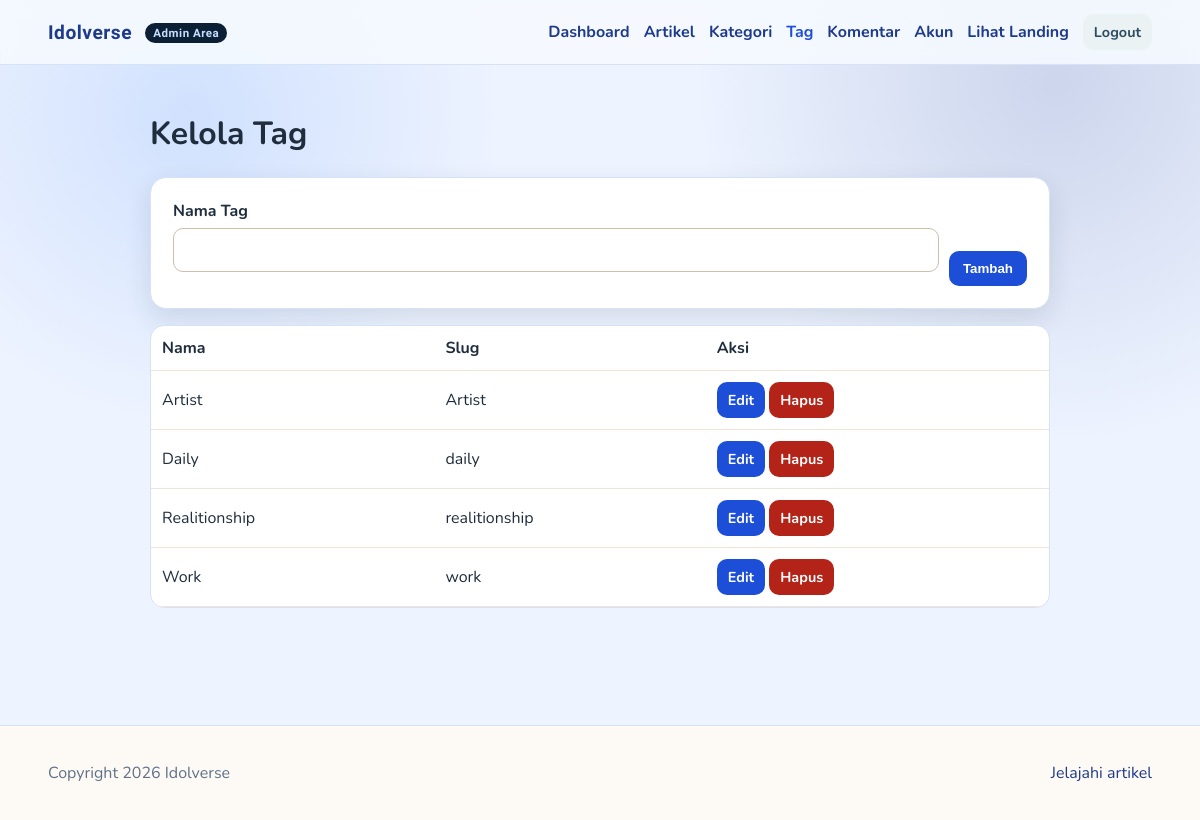
The app's page /blog/admin/tags.php (signed in) with its own data.
### tables this page shows
CREATE TABLE `tags` (
  `id` int(11) NOT NULL,
  `name` varchar(80) NOT NULL,
  `slug` varchar(100) NOT NULL,
  `created_at` timestamp NOT NULL DEFAULT current_timestamp()
);

### blog/includes/auth.php (called while the page is built, shortened)
<?php
function e(string $value): string {
    return htmlspecialchars($value, ENT_QUOTES, 'UTF-8');
}
?>

### blog/admin/tags.php (the view, shortened to what this page needs)
<?php
require_once __DIR__ . '/../includes/helpers.php';
$edit = null;
$tags = $pdo->query('SELECT * FROM tags ORDER BY name')->fetchAll();
include __DIR__ . '/../includes/header.php';
?>
<div class="container" style="max-width:900px;">
    <h1>Kelola Tag</h1>
    <div class="form-card">
        <form method="post" style="display:flex; gap:10px; align-items:flex-end; flex-wrap:wrap;">
            <div style="flex:1;min-width:220px;">
                <label>Nama Tag</label>
                <input type="text" name="name" value="<?= e($edit['name'] ?? ''); ?>" required>
            </div>
            <button class="btn" type="submit"><?= $edit ? 'Update' : 'Tambah'; ?></button>
        </form>
    </div>
    <div class="table-wrap" style="margin-top:16px;">
        <table class="table">
            <thead><tr><th>Nama</th><th>Slug</th><th>Aksi</th></tr></thead>
            <tbody>
            <?php foreach ($tags as $tag): ?>
                <tr>
                    <td><?= e($tag['name']); ?></td>
                    <td><?= e($tag['slug']); ?></td>
                    <td>
                        <a class="btn btn-sm" href="/blog/admin/tags.php?edit=<?= (int)$tag['id']; ?>">Edit</a>
                        <a class="btn btn-sm btn-danger" href="/blog/admin/tags.php?delete=<?= (int)$tag['id']; ?>" onclick="return confirm('Hapus tag ini?')">Hapus</a>
                    </td>
                </tr>
            <?php endforeach; ?>
            </tbody>
        </table>
    </div>
</div>
<?php include __DIR__ . '/../includes/footer.php'; ?>

### blog/assets/css/style.css (style rules this page uses)
:root { --bg: #f4efe7; --surface: #fffaf3; --card: #ffffff; --text: #25303b; --muted: #667788; --brand: #0f766e; --brand-dark: #0a4f4b; --accent: #f59e0b; --danger: #b42318; --line: #e4d9c8; --shadow: 0 10px 26px rgba(27, 46, 62, 0.12); }
* { box-sizing: border-box; }
body { margin: 0; font-family: 'Nunito', sans-serif; color: var(--text); background: radial-gradient(circle at 10% 20%, rgba(245, 158, 11, 0.16), transparent 24%), radial-gradient(circle at 90% 0%, rgba(15, 118, 110, 0.18), transparent 28%), var(--bg); }
a { color: var(--brand-dark); text-decoration: none; }
.container { width: min(1120px, 92vw); margin: 0 auto; }
.btn { display: inline-flex; align-items: center; justify-content: center; border: none; border-radius: 10px; padding: 10px 14px; background: var(--brand); color: #fff; font-weight: 700; cursor: pointer; transition: .2s ease; }
.btn-danger { background: var(--danger); }
.btn-sm { padding: 8px 11px; font-size: .9rem; }
.form-card { background: var(--card); border: 1px solid var(--line); border-radius: 16px; padding: 22px; box-shadow: var(--shadow); }
label { display: block; font-weight: 700; margin-bottom: 6px; }
input, select, textarea { width: 100%; border: 1px solid #cfbeaa; border-radius: 10px; padding: 10px 12px; margin-bottom: 14px; font-family: inherit; font-size: .98rem; background: #fff; }
.table-wrap { overflow-x: auto; background: #fff; border: 1px solid var(--line); border-radius: 14px; }
.table { width: 100%; border-collapse: collapse; min-width: 740px; }
.table th, .table td { padding: 11px; border-bottom: 1px solid #f0e4d6; text-align: left; }
body.admin-area { --bg: #edf3ff; --surface: #f5f8ff; --card: #ffffff; --text: #1f2d3d; --muted: #5e7288; --brand: #1d4ed8; --brand-dark: #1e3a8a; --line: #d7e2f4; background: radial-gradient(circle at 16% 14%, rgba(59, 130, 246, 0.16), transparent 25%), radial-gradient(circle at 88% 10%, rgba(30, 58, 138, 0.16), transparent 28%), var(--bg); }

### records on screen
tags: name "Artist", slug "Artist"
tags: name "Daily", slug "daily"
tags: name "Realitionship", slug "realitionship"
tags: name "Work", slug "work"
